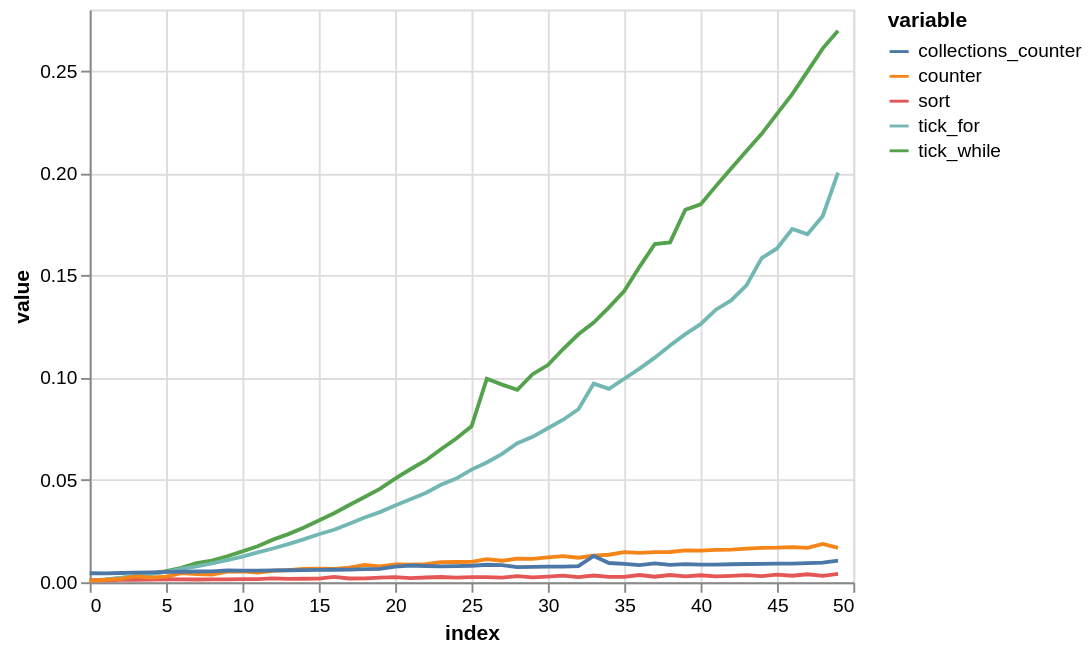

This figure's notebook cell:
### Code cell
from anagram_checker import *
from timeit import timeit
import string
import altair as alt
import pandas as pd

funcs = (
    tick_while,
    tick_for,
    sort,
    counter,
    collections_counter,
    # brute_force,
)

df = pd.DataFrame({
    f.__name__: [timeit(lambda: f("a"*n,"a"*n), number=1000) for n in range(50)] 
    for f in funcs
})

df = df.reset_index().melt(id_vars="index", value_vars=map(lambda f: f.__name__, funcs))

alt.Chart(df).mark_line().encode(
    x="index",
    y="value",
    color="variable"
)

### Figure 1 — Vega-Lite specification as saved in the notebook (floating-point values rounded to 4 significant figures; data arrays with more than 128 entries replaced by an {"elided": "..."} marker saying what was removed)
{"config": {"view": {"continuousWidth": 400, "continuousHeight": 300}}, "data": {"name": "data-1fddad8e67e4392964cb1e27f1adee31"}, "mark": "line", "encoding": {"color": {"type": "nominal", "field": "variable"}, "x": {"type": "quantitative", "field": "index"}, "y": {"type": "quantitative", "field": "value"}}, "$schema": "https://vega.github.io/schema/vega-lite/v4.8.1.json", "datasets": {"data-1fddad8e67e4392964cb1e27f1adee31": {"elided": "250 records"}}}
